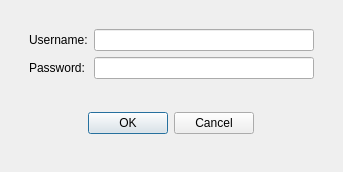
<?xml version="1.0" encoding="UTF-8"?>
<ui version="4.0">
 <class>Dialog</class>
 <widget class="QDialog" name="Dialog">
  <property name="geometry">
   <rect>
    <x>0</x>
    <y>0</y>
    <width>343</width>
    <height>172</height>
   </rect>
  </property>
  <property name="windowTitle">
   <string>Add Accounts</string>
  </property>
  <layout class="QHBoxLayout" name="horizontalLayout">
   <item>
    <widget class="QWidget" name="mainWidget" native="true">
     <layout class="QVBoxLayout" name="verticalLayout">
      <item>
       <widget class="QWidget" name="inputWidget" native="true">
        <layout class="QFormLayout" name="formLayout">
         <item row="0" column="0">
          <widget class="QLabel" name="username">
           <property name="text">
            <string>Username:</string>
           </property>
          </widget>
         </item>
         <item row="1" column="0">
          <widget class="QLabel" name="password">
           <property name="text">
            <string>Password:</string>
           </property>
          </widget>
         </item>
         <item row="0" column="1">
          <widget class="QLineEdit" name="usernameLineEdit"/>
         </item>
         <item row="1" column="1">
          <widget class="QLineEdit" name="passwordLineEdit"/>
         </item>
        </layout>
       </widget>
      </item>
      <item>
       <widget class="QWidget" name="acceptableButtons" native="true">
        <layout class="QHBoxLayout" name="horizontalLayout_2">
         <item alignment="Qt::AlignHCenter|Qt::AlignVCenter">
          <widget class="QDialogButtonBox" name="buttonBox">
           <property name="standardButtons">
            <set>QDialogButtonBox::Cancel|QDialogButtonBox::Ok</set>
           </property>
          </widget>
         </item>
        </layout>
       </widget>
      </item>
     </layout>
    </widget>
   </item>
  </layout>
 </widget>
 <resources/>
 <connections/>
</ui>
